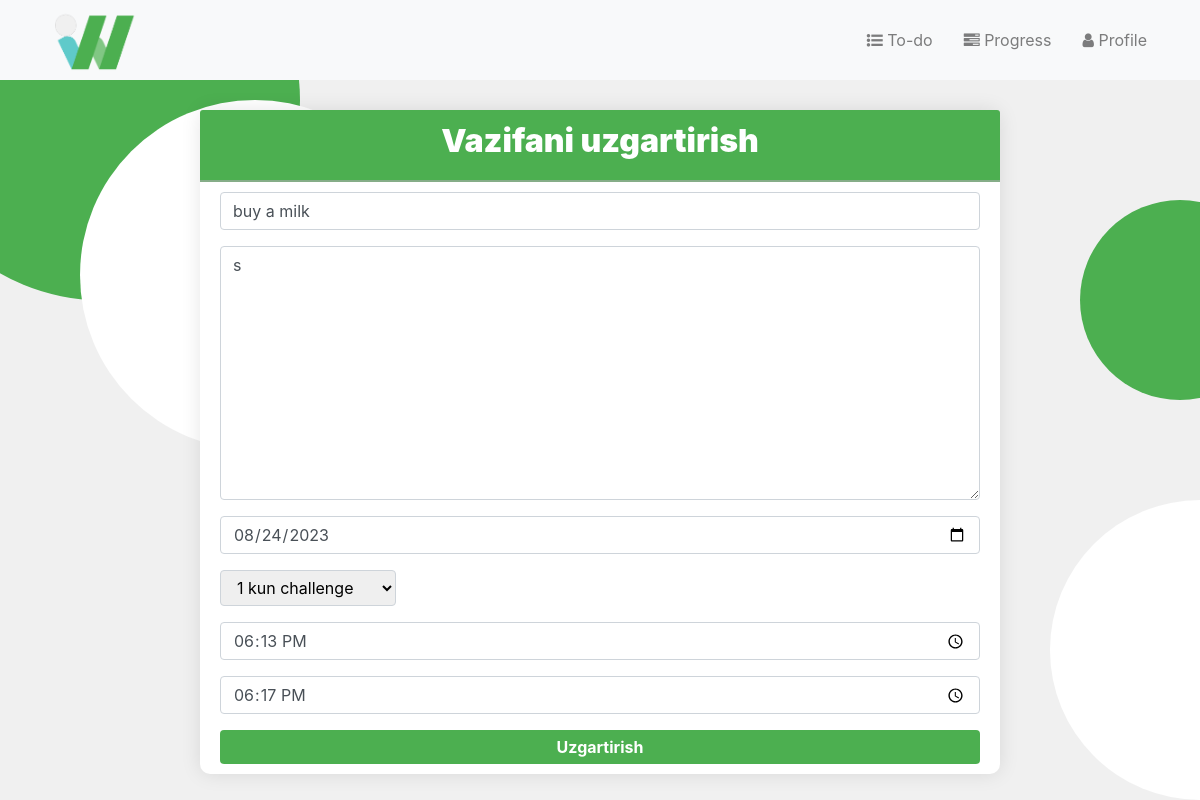
The page /readVazifa/98/update/ (signed in) on the database its author committed.
### to_do_list/models.py (models this page shows, shortened)
class VazifaModel(models.Model):
    foydalanuvchi = models.ForeignKey(User, on_delete=models.CASCADE, null=True, blank=True)
    sarlavha = models.CharField(verbose_name="vazifa", max_length=200)
    tuliq_malumot = models.TextField()
    boshlanish_vaqti = models.TimeField(null=True, blank=True)
    tugatish_muddati = models.TimeField(null=True, blank=True)
    bajarilgan_date = models.ForeignKey(DateBajarildiModel, on_delete=models.CASCADE, null=True, blank=True)
    bajarilgan_vaqt =  models.TimeField(null=True, blank=True)
    bajarildi = models.BooleanField(default=False)

### to_do_list/views.py (the view)
# urls.py: path("readVazifa/<int:idMe>/update/", views.updateVazifa, name='updateVazifa'),
@login_required
def updateVazifa(request, idMe):
    objVazifa = get_object_or_404(VazifaModel, id=idMe)
    if request.method == 'POST':
        formMe =  VazifaPostForm(request.POST, instance=objVazifa)
        if formMe.is_valid():
            formMe.save()
            return redirect('detailVazifa', idMe=idMe)
    else:
        formMe =  VazifaPostForm(instance=objVazifa)
    return render(request, 'to_do_list/updateVazifa.html', {'formMe': formMe})

### to_do_list/forms.py
class VazifaPostForm(forms.ModelForm):
    input_date = forms.DateField(
        label='Select a Date',
        widget=forms.DateInput(attrs={'type': 'date'}),
    )
    challenge = forms.ChoiceField(label='Challenge', choices=[])
    def __init__(self, *args, **kwargs):
        super().__init__(*args, **kwargs)
        self.fields['input_date'].initial = timezone.localdate()
        self.fields['challenge'].choices = self.get_challenge_choices()
    def get_challenge_choices(self):
        days_of_month = [(str(day), f"{day} kun challenge") for day in range(1, 32)]
        return days_of_month
    class Meta:
        model = VazifaModel
        fields = ["sarlavha", "tuliq_malumot", 'input_date', 'challenge', 'boshlanish_vaqti', "tugatish_muddati", 'bajarildi']
        widgets = {
            'boshlanish_vaqti': forms.TimeInput(attrs={'type': 'time'}),
            'tugatish_muddati': forms.TimeInput(attrs={'type': 'time'}),
        }

### to_do_list/templates/to_do_list/updateVazifa.html (shortened to what this page needs)
{% extends 'to_do_list/layout.html' %}
{% load django_bootstrap5 %}
{% load static %}
{% block head %}
    <link rel="stylesheet" href="{% static 'to_do_list/read_style.css' %}">
{% endblock %}
{% block content %}
    <div class="container">
        <div class="row justify-content-center">
            <div class="card">
                <div class="card-header">
                    <h2>Vazifani uzgartirish<h2>
                </div>
                <div class="card-body">
                    <form method="post" action="." class="form">
                            {% bootstrap_form formMe %}
                        <button type="submit" class="btn btn-primary btn-block"><strong>Uzgartirish</strong></button>
                    </form>
                </div>
            </div>
        </div>
    </div>
{% endblock %}

### to_do_list/static/to_do_list/read_style.css (style rules this page uses)
.form-group input, .form-group textarea, .form-group select { border: 1px solid #ced4da; border-radius: 0.25rem; padding: 0.375rem 0.75rem; }
body { background-color: #f0f0f0; padding: 20px; }
.card { max-width: 800px; width: 800px; margin: 10px; border: none; border-radius: 10px; background-color: #fff; box-shadow: 0 0 20px rgba(0, 0, 0, 0.1); }
.card-header { background-color: #4caf50; color: #fff; text-align: center; font-weight: bold; border-bottom: none; border-top-left-radius: 10px; border-top-right-radius: 10px; border-bottom: 2px solid rgba(173, 173, 173, 0.603); }
.card-body { margin-top: -10px; margin-bottom: -10px; }
.card-header h2 { font-weight: 900; }
.btn-primary { background-color: #4caf50; border: none; }
.btn { background-color: #4caf50; border: none; color: white; padding: 5px 9px; font-size: 16px; cursor: pointer; display: block; margin-right: 5px; }

### rows shown on the page
VazifaModel: sarlavha "buy a milk", tuliq_malumot "s", boshlanish_vaqti "18:13:00", tugatish_muddati "18:17:00"
